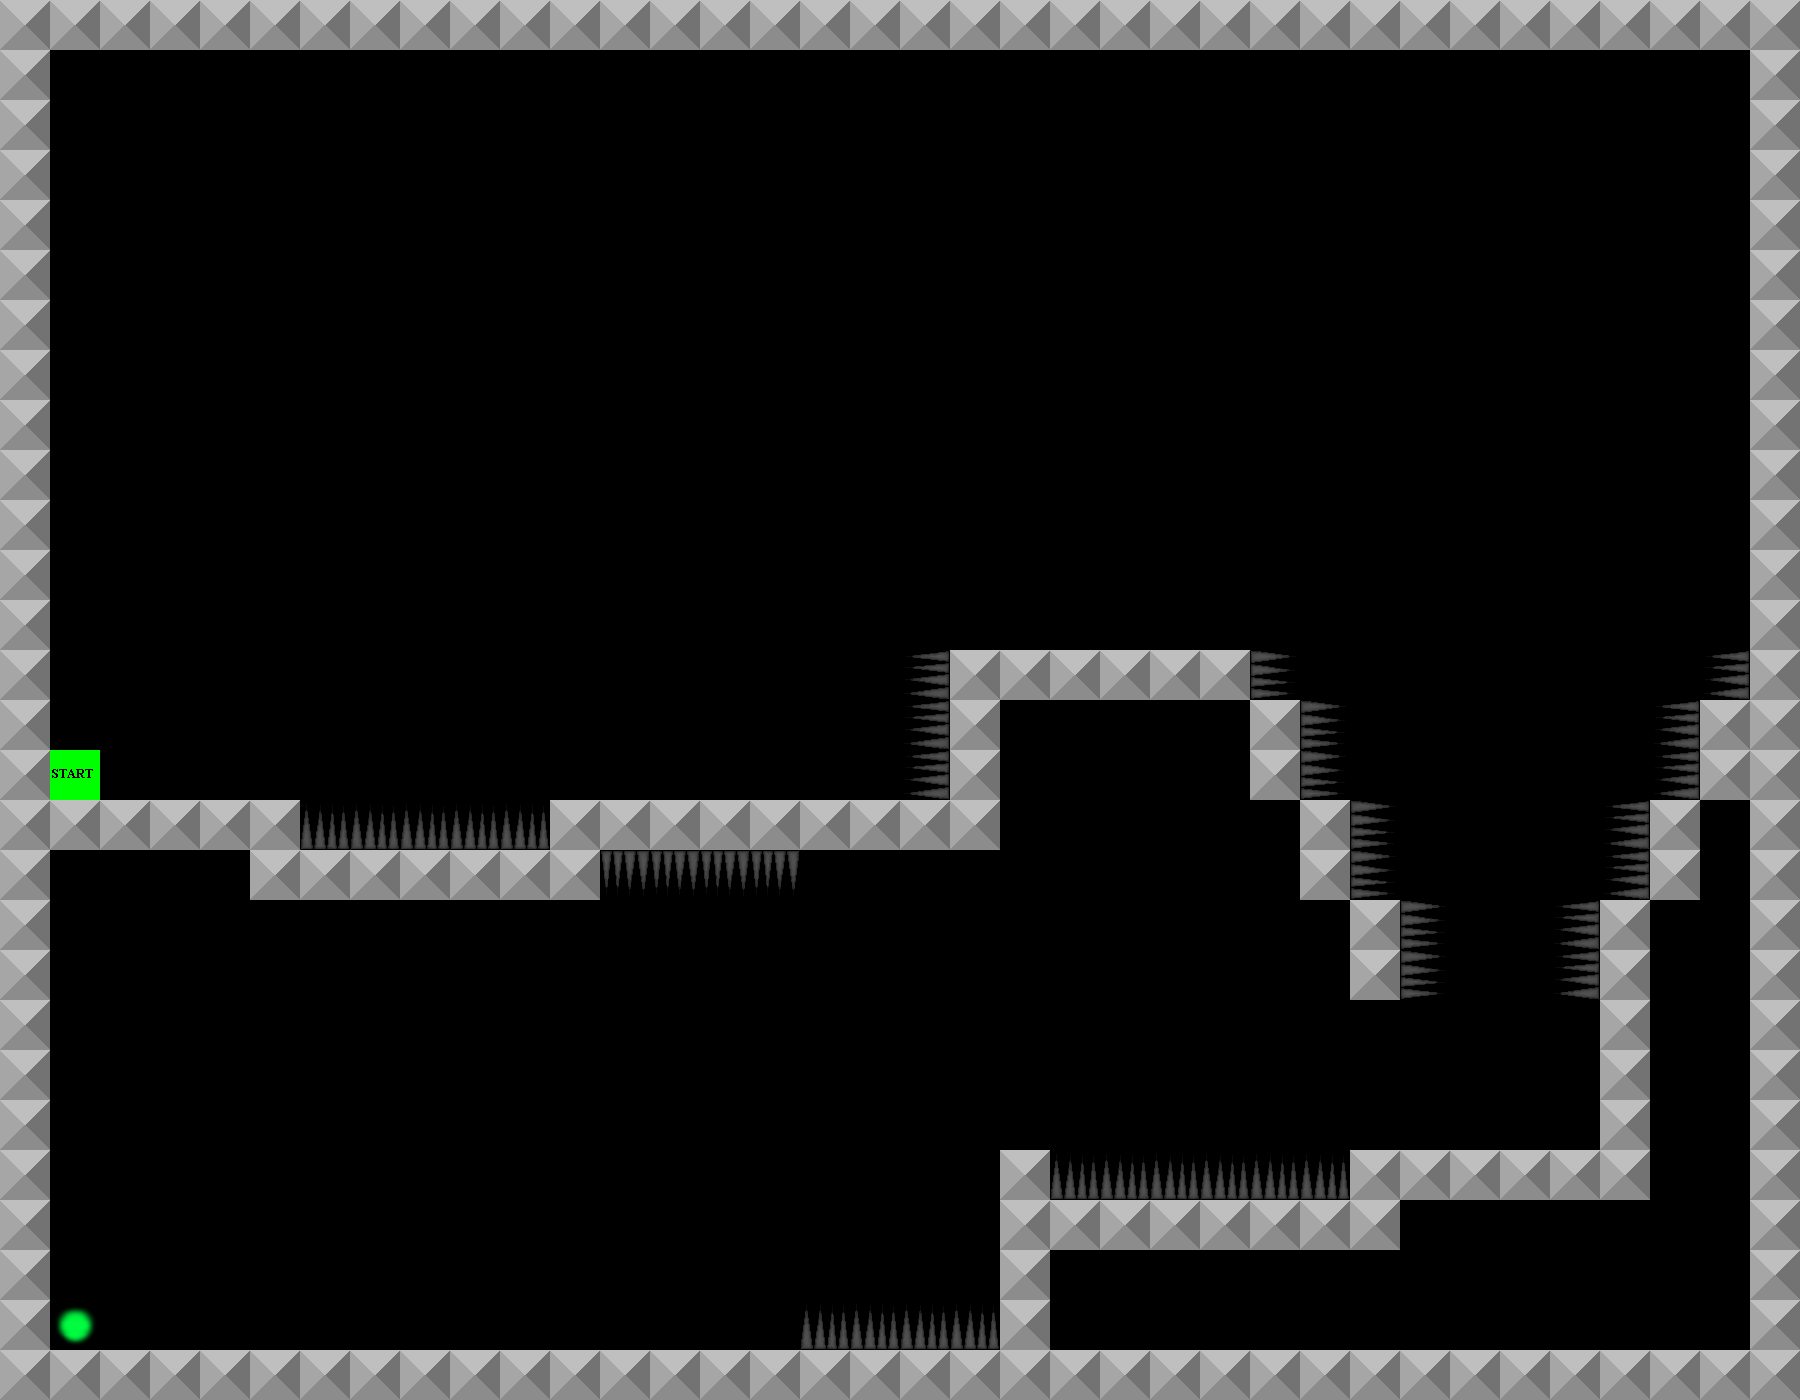

This game map was drawn from its Tiled (.tmx) file and the tilesets committed beside it. A one-line description and the full map source follow:
An orthogonal 36x28 tile map with 50x50 px tiles, 3 tile layers (Collision, Border, Start), 4 tilesets.

<map version="1.0" orientation="orthogonal" renderorder="right-down" width="36" height="28" tilewidth="50" tileheight="50">
 <tileset firstgid="1" name="Metal" tilewidth="50" tileheight="50">
  <image source="metal.png" trans="ff0004" width="50" height="50" />
  <tile id="0">
   <properties>
    <property name="collide" value="" />
   </properties>
  </tile>
 </tileset>
 <tileset firstgid="2" name="spikes" tilewidth="50" tileheight="50">
  <image source="spikes_matrix.png" trans="ff0004" width="200" height="50" />
  <tile id="0">
   <properties>
    <property name="deadly" value="" />
   </properties>
  </tile>
  <tile id="1">
   <properties>
    <property name="deadly" value="" />
   </properties>
  </tile>
  <tile id="2">
   <properties>
    <property name="deadly" value="" />
   </properties>
  </tile>
  <tile id="3">
   <properties>
    <property name="deadly" value="" />
   </properties>
  </tile>
 </tileset>
 <tileset firstgid="6" name="end" tilewidth="50" tileheight="50">
  <image source="end.png" trans="ff0004" width="50" height="50" />
  <tile id="0">
   <properties>
    <property name="end" value="" />
   </properties>
  </tile>
 </tileset>
 <tileset firstgid="7" name="start" tilewidth="50" tileheight="50">
  <image source="start.png" trans="ff0004" width="50" height="50" />
  <tile id="0">
   <properties>
    <property name="start" value="" />
   </properties>
  </tile>
 </tileset>
 <layer name="Collision" width="36" height="28">
  <data encoding="csv">
0,0,0,0,0,0,0,0,0,0,0,0,0,0,0,0,0,0,0,0,0,0,0,0,0,0,0,0,0,0,0,0,0,0,0,0,
0,0,0,0,0,0,0,0,0,0,0,0,0,0,0,0,0,0,0,0,0,0,0,0,0,0,0,0,0,0,0,0,0,0,0,0,
0,0,0,0,0,0,0,0,0,0,0,0,0,0,0,0,0,0,0,0,0,0,0,0,0,0,0,0,0,0,0,0,0,0,0,0,
0,0,0,0,0,0,0,0,0,0,0,0,0,0,0,0,0,0,0,0,0,0,0,0,0,0,0,0,0,0,0,0,0,0,0,0,
0,0,0,0,0,0,0,0,0,0,0,0,0,0,0,0,0,0,0,0,0,0,0,0,0,0,0,0,0,0,0,0,0,0,0,0,
0,0,0,0,0,0,0,0,0,0,0,0,0,0,0,0,0,0,0,0,0,0,0,0,0,0,0,0,0,0,0,0,0,0,0,0,
0,0,0,0,0,0,0,0,0,0,0,0,0,0,0,0,0,0,0,0,0,0,0,0,0,0,0,0,0,0,0,0,0,0,0,0,
0,0,0,0,0,0,0,0,0,0,0,0,0,0,0,0,0,0,0,0,0,0,0,0,0,0,0,0,0,0,0,0,0,0,0,0,
0,0,0,0,0,0,0,0,0,0,0,0,0,0,0,0,0,0,0,0,0,0,0,0,0,0,0,0,0,0,0,0,0,0,0,0,
0,0,0,0,0,0,0,0,0,0,0,0,0,0,0,0,0,0,0,0,0,0,0,0,0,0,0,0,0,0,0,0,0,0,0,0,
0,0,0,0,0,0,0,0,0,0,0,0,0,0,0,0,0,0,0,0,0,0,0,0,0,0,0,0,0,0,0,0,0,0,0,0,
0,0,0,0,0,0,0,0,0,0,0,0,0,0,0,0,0,0,0,0,0,0,0,0,0,0,0,0,0,0,0,0,0,0,0,0,
0,0,0,0,0,0,0,0,0,0,0,0,0,0,0,0,0,0,0,0,0,0,0,0,0,0,0,0,0,0,0,0,0,0,0,0,
0,0,0,0,0,0,0,0,0,0,0,0,0,0,0,0,0,0,4,1,1,1,1,1,1,5,0,0,0,0,0,0,0,0,4,0,
0,0,0,0,0,0,0,0,0,0,0,0,0,0,0,0,0,0,4,1,0,0,0,0,0,1,5,0,0,0,0,0,0,4,1,0,
0,0,0,0,0,0,0,0,0,0,0,0,0,0,0,0,0,0,4,1,0,0,0,0,0,1,5,0,0,0,0,0,0,4,1,0,
0,1,1,1,1,1,2,2,2,2,2,1,1,1,1,1,1,1,1,1,0,0,0,0,0,0,1,5,0,0,0,0,4,1,0,0,
0,0,0,0,0,1,1,1,1,1,1,1,3,3,3,3,0,0,0,0,0,0,0,0,0,0,1,5,0,0,0,0,4,1,0,0,
0,0,0,0,0,0,0,0,0,0,0,0,0,0,0,0,0,0,0,0,0,0,0,0,0,0,0,1,5,0,0,4,1,0,0,0,
0,0,0,0,0,0,0,0,0,0,0,0,0,0,0,0,0,0,0,0,0,0,0,0,0,0,0,1,5,0,0,4,1,0,0,0,
0,0,0,0,0,0,0,0,0,0,0,0,0,0,0,0,0,0,0,0,0,0,0,0,0,0,0,0,0,0,0,0,1,0,0,0,
0,0,0,0,0,0,0,0,0,0,0,0,0,0,0,0,0,0,0,0,0,0,0,0,0,0,0,0,0,0,0,0,1,0,0,0,
0,0,0,0,0,0,0,0,0,0,0,0,0,0,0,0,0,0,0,0,0,0,0,0,0,0,0,0,0,0,0,0,1,0,0,0,
0,0,0,0,0,0,0,0,0,0,0,0,0,0,0,0,0,0,0,0,1,2,2,2,2,2,2,1,1,1,1,1,1,0,0,0,
0,0,0,0,0,0,0,0,0,0,0,0,0,0,0,0,0,0,0,0,1,1,1,1,1,1,1,1,0,0,0,0,0,0,0,0,
0,0,0,0,0,0,0,0,0,0,0,0,0,0,0,0,0,0,0,0,1,0,0,0,0,0,0,0,0,0,0,0,0,0,0,0,
0,6,0,0,0,0,0,0,0,0,0,0,0,0,0,0,2,2,2,2,1,0,0,0,0,0,0,0,0,0,0,0,0,0,0,0,
0,0,0,0,0,0,0,0,0,0,0,0,0,0,0,0,0,0,0,0,1,0,0,0,0,0,0,0,0,0,0,0,0,0,0,0
</data>
 </layer>
 <layer name="Border" width="36" height="28">
  <data encoding="csv">
1,1,1,1,1,1,1,1,1,1,1,1,1,1,1,1,1,1,1,1,1,1,1,1,1,1,1,1,1,1,1,1,1,1,1,1,
1,0,0,0,0,0,0,0,0,0,0,0,0,0,0,0,0,0,0,0,0,0,0,0,0,0,0,0,0,0,0,0,0,0,0,1,
1,0,0,0,0,0,0,0,0,0,0,0,0,0,0,0,0,0,0,0,0,0,0,0,0,0,0,0,0,0,0,0,0,0,0,1,
1,0,0,0,0,0,0,0,0,0,0,0,0,0,0,0,0,0,0,0,0,0,0,0,0,0,0,0,0,0,0,0,0,0,0,1,
1,0,0,0,0,0,0,0,0,0,0,0,0,0,0,0,0,0,0,0,0,0,0,0,0,0,0,0,0,0,0,0,0,0,0,1,
1,0,0,0,0,0,0,0,0,0,0,0,0,0,0,0,0,0,0,0,0,0,0,0,0,0,0,0,0,0,0,0,0,0,0,1,
1,0,0,0,0,0,0,0,0,0,0,0,0,0,0,0,0,0,0,0,0,0,0,0,0,0,0,0,0,0,0,0,0,0,0,1,
1,0,0,0,0,0,0,0,0,0,0,0,0,0,0,0,0,0,0,0,0,0,0,0,0,0,0,0,0,0,0,0,0,0,0,1,
1,0,0,0,0,0,0,0,0,0,0,0,0,0,0,0,0,0,0,0,0,0,0,0,0,0,0,0,0,0,0,0,0,0,0,1,
1,0,0,0,0,0,0,0,0,0,0,0,0,0,0,0,0,0,0,0,0,0,0,0,0,0,0,0,0,0,0,0,0,0,0,1,
1,0,0,0,0,0,0,0,0,0,0,0,0,0,0,0,0,0,0,0,0,0,0,0,0,0,0,0,0,0,0,0,0,0,0,1,
1,0,0,0,0,0,0,0,0,0,0,0,0,0,0,0,0,0,0,0,0,0,0,0,0,0,0,0,0,0,0,0,0,0,0,1,
1,0,0,0,0,0,0,0,0,0,0,0,0,0,0,0,0,0,0,0,0,0,0,0,0,0,0,0,0,0,0,0,0,0,0,1,
1,0,0,0,0,0,0,0,0,0,0,0,0,0,0,0,0,0,0,0,0,0,0,0,0,0,0,0,0,0,0,0,0,0,0,1,
1,0,0,0,0,0,0,0,0,0,0,0,0,0,0,0,0,0,0,0,0,0,0,0,0,0,0,0,0,0,0,0,0,0,0,1,
1,0,0,0,0,0,0,0,0,0,0,0,0,0,0,0,0,0,0,0,0,0,0,0,0,0,0,0,0,0,0,0,0,0,0,1,
1,0,0,0,0,0,0,0,0,0,0,0,0,0,0,0,0,0,0,0,0,0,0,0,0,0,0,0,0,0,0,0,0,0,0,1,
1,0,0,0,0,0,0,0,0,0,0,0,0,0,0,0,0,0,0,0,0,0,0,0,0,0,0,0,0,0,0,0,0,0,0,1,
1,0,0,0,0,0,0,0,0,0,0,0,0,0,0,0,0,0,0,0,0,0,0,0,0,0,0,0,0,0,0,0,0,0,0,1,
1,0,0,0,0,0,0,0,0,0,0,0,0,0,0,0,0,0,0,0,0,0,0,0,0,0,0,0,0,0,0,0,0,0,0,1,
1,0,0,0,0,0,0,0,0,0,0,0,0,0,0,0,0,0,0,0,0,0,0,0,0,0,0,0,0,0,0,0,0,0,0,1,
1,0,0,0,0,0,0,0,0,0,0,0,0,0,0,0,0,0,0,0,0,0,0,0,0,0,0,0,0,0,0,0,0,0,0,1,
1,0,0,0,0,0,0,0,0,0,0,0,0,0,0,0,0,0,0,0,0,0,0,0,0,0,0,0,0,0,0,0,0,0,0,1,
1,0,0,0,0,0,0,0,0,0,0,0,0,0,0,0,0,0,0,0,0,0,0,0,0,0,0,0,0,0,0,0,0,0,0,1,
1,0,0,0,0,0,0,0,0,0,0,0,0,0,0,0,0,0,0,0,0,0,0,0,0,0,0,0,0,0,0,0,0,0,0,1,
1,0,0,0,0,0,0,0,0,0,0,0,0,0,0,0,0,0,0,0,0,0,0,0,0,0,0,0,0,0,0,0,0,0,0,1,
1,0,0,0,0,0,0,0,0,0,0,0,0,0,0,0,0,0,0,0,0,0,0,0,0,0,0,0,0,0,0,0,0,0,0,1,
1,1,1,1,1,1,1,1,1,1,1,1,1,1,1,1,1,1,1,1,1,1,1,1,1,1,1,1,1,1,1,1,1,1,1,1
</data>
 </layer>
 <layer name="Start" width="36" height="28">
  <data encoding="csv">
0,0,0,0,0,0,0,0,0,0,0,0,0,0,0,0,0,0,0,0,0,0,0,0,0,0,0,0,0,0,0,0,0,0,0,0,
0,0,0,0,0,0,0,0,0,0,0,0,0,0,0,0,0,0,0,0,0,0,0,0,0,0,0,0,0,0,0,0,0,0,0,0,
0,0,0,0,0,0,0,0,0,0,0,0,0,0,0,0,0,0,0,0,0,0,0,0,0,0,0,0,0,0,0,0,0,0,0,0,
0,0,0,0,0,0,0,0,0,0,0,0,0,0,0,0,0,0,0,0,0,0,0,0,0,0,0,0,0,0,0,0,0,0,0,0,
0,0,0,0,0,0,0,0,0,0,0,0,0,0,0,0,0,0,0,0,0,0,0,0,0,0,0,0,0,0,0,0,0,0,0,0,
0,0,0,0,0,0,0,0,0,0,0,0,0,0,0,0,0,0,0,0,0,0,0,0,0,0,0,0,0,0,0,0,0,0,0,0,
0,0,0,0,0,0,0,0,0,0,0,0,0,0,0,0,0,0,0,0,0,0,0,0,0,0,0,0,0,0,0,0,0,0,0,0,
0,0,0,0,0,0,0,0,0,0,0,0,0,0,0,0,0,0,0,0,0,0,0,0,0,0,0,0,0,0,0,0,0,0,0,0,
0,0,0,0,0,0,0,0,0,0,0,0,0,0,0,0,0,0,0,0,0,0,0,0,0,0,0,0,0,0,0,0,0,0,0,0,
0,0,0,0,0,0,0,0,0,0,0,0,0,0,0,0,0,0,0,0,0,0,0,0,0,0,0,0,0,0,0,0,0,0,0,0,
0,0,0,0,0,0,0,0,0,0,0,0,0,0,0,0,0,0,0,0,0,0,0,0,0,0,0,0,0,0,0,0,0,0,0,0,
0,0,0,0,0,0,0,0,0,0,0,0,0,0,0,0,0,0,0,0,0,0,0,0,0,0,0,0,0,0,0,0,0,0,0,0,
0,0,0,0,0,0,0,0,0,0,0,0,0,0,0,0,0,0,0,0,0,0,0,0,0,0,0,0,0,0,0,0,0,0,0,0,
0,0,0,0,0,0,0,0,0,0,0,0,0,0,0,0,0,0,0,0,0,0,0,0,0,0,0,0,0,0,0,0,0,0,0,0,
0,0,0,0,0,0,0,0,0,0,0,0,0,0,0,0,0,0,0,0,0,0,0,0,0,0,0,0,0,0,0,0,0,0,0,0,
0,7,0,0,0,0,0,0,0,0,0,0,0,0,0,0,0,0,0,0,0,0,0,0,0,0,0,0,0,0,0,0,0,0,0,0,
0,0,0,0,0,0,0,0,0,0,0,0,0,0,0,0,0,0,0,0,0,0,0,0,0,0,0,0,0,0,0,0,0,0,0,0,
0,0,0,0,0,0,0,0,0,0,0,0,0,0,0,0,0,0,0,0,0,0,0,0,0,0,0,0,0,0,0,0,0,0,0,0,
0,0,0,0,0,0,0,0,0,0,0,0,0,0,0,0,0,0,0,0,0,0,0,0,0,0,0,0,0,0,0,0,0,0,0,0,
0,0,0,0,0,0,0,0,0,0,0,0,0,0,0,0,0,0,0,0,0,0,0,0,0,0,0,0,0,0,0,0,0,0,0,0,
0,0,0,0,0,0,0,0,0,0,0,0,0,0,0,0,0,0,0,0,0,0,0,0,0,0,0,0,0,0,0,0,0,0,0,0,
0,0,0,0,0,0,0,0,0,0,0,0,0,0,0,0,0,0,0,0,0,0,0,0,0,0,0,0,0,0,0,0,0,0,0,0,
0,0,0,0,0,0,0,0,0,0,0,0,0,0,0,0,0,0,0,0,0,0,0,0,0,0,0,0,0,0,0,0,0,0,0,0,
0,0,0,0,0,0,0,0,0,0,0,0,0,0,0,0,0,0,0,0,0,0,0,0,0,0,0,0,0,0,0,0,0,0,0,0,
0,0,0,0,0,0,0,0,0,0,0,0,0,0,0,0,0,0,0,0,0,0,0,0,0,0,0,0,0,0,0,0,0,0,0,0,
0,0,0,0,0,0,0,0,0,0,0,0,0,0,0,0,0,0,0,0,0,0,0,0,0,0,0,0,0,0,0,0,0,0,0,0,
0,0,0,0,0,0,0,0,0,0,0,0,0,0,0,0,0,0,0,0,0,0,0,0,0,0,0,0,0,0,0,0,0,0,0,0,
0,0,0,0,0,0,0,0,0,0,0,0,0,0,0,0,0,0,0,0,0,0,0,0,0,0,0,0,0,0,0,0,0,0,0,0
</data>
 </layer>
</map>
